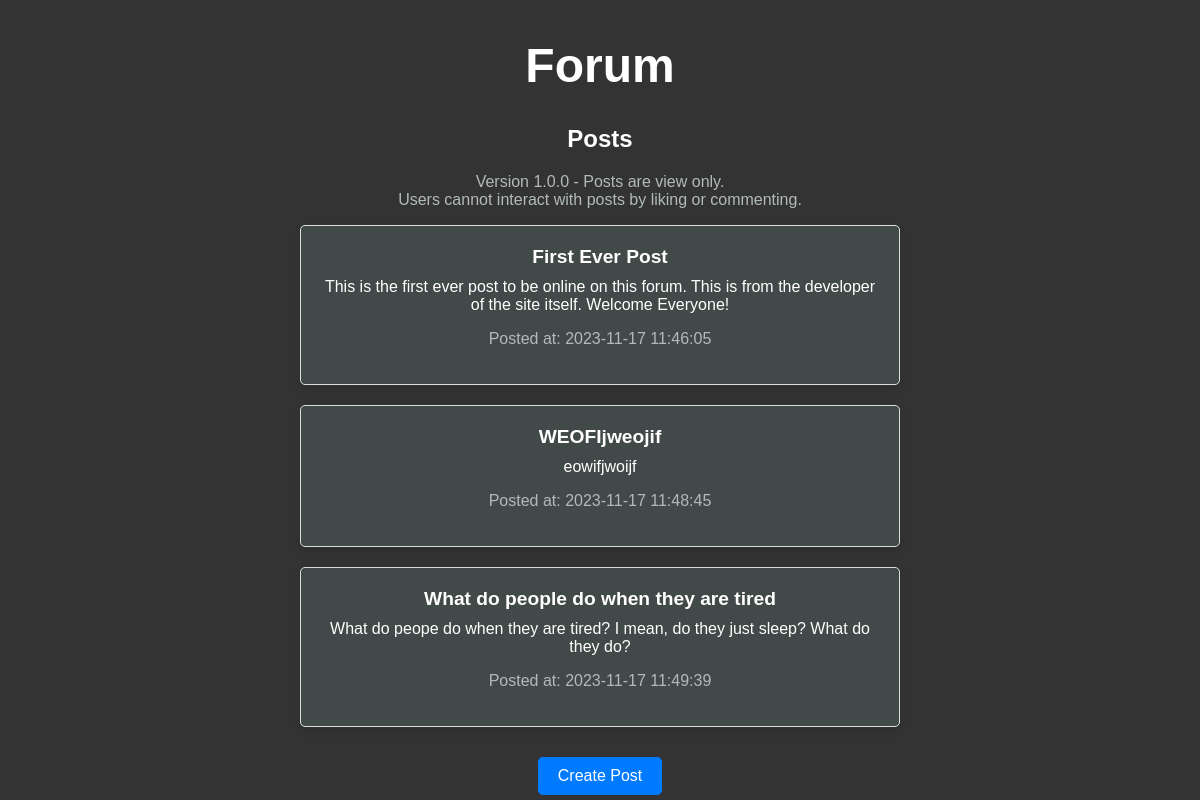
Before: / with the older database file.
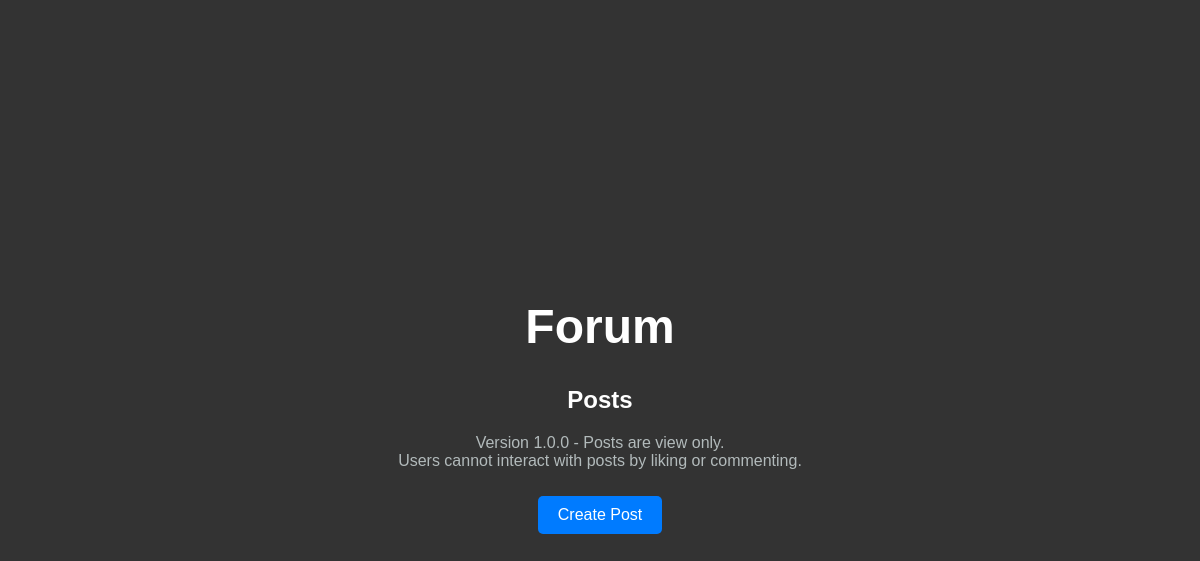
After: the same page with the newer database file.
### tables this page shows
CREATE TABLE posts
                (postID INTEGER PRIMARY KEY AUTOINCREMENT, 
                 title TEXT, 
                 content TEXT,
              date DATETIME DEFAULT CURRENT_TIMESTAMP );

### app.py (the view)
@app.route('/')
def index():
    create_db()
    connection = connect_db()
    cursor = connection.cursor()
    cursor.execute("SELECT * FROM posts")
    posts = cursor.fetchall()
    print(posts)
    if posts == "None":
        flash()
    connection.close()
    return render_template('index.html', posts=posts)

### app.py (called while the page is built)
def connect_db():
    return sqlite3.connect('posts.db')

def create_db():
    conn = connect_db()
    c = conn.cursor()
    c.execute('''CREATE TABLE IF NOT EXISTS posts
                (postID INTEGER PRIMARY KEY AUTOINCREMENT,
                 title TEXT,
                 content TEXT,
              date DATETIME DEFAULT CURRENT_TIMESTAMP )''') # Add userID later
    conn.commit()
    conn.close()

### templates/index.html (shortened to what this page needs)
<!DOCTYPE html>
<html>
<head>
    <link rel="stylesheet" href="{{ url_for('static', filename='style.css') }}">
</head>
<body>
    <div class="content-container">
        <h1>Forum</h1>
        <h2>Posts</h2>
        <h3>Version 1.0.0 - Posts are view only.<br> Users cannot interact with posts by liking or commenting.</h3>
        <ul>
            {% for post in posts %}
            <li>
                <strong>{{ post[1] }}</strong>
                <p class="post-content">{{ post[2] }}</p>
                <p class="post-date">Posted at: {{ post[3] }}</p>
            </li>
            {% endfor %}
        </ul>
        <a href="{{ url_for('post') }}" class="create-post-link">Create Post</a>
    </div>
</body>
</html>

### static/style.css (style rules this page uses)
body { font-family: Arial, sans-serif; margin: 0; display: flex; flex-direction: column; align-items: center; justify-content: center; min-height: 100vh; background-color: #333; }
.content-container { text-align: center; max-width: 600px; margin: auto; }
h1 { color:white; font-size: 3em; }
h2 { color: white; }
h3 { color:#B2BABB; font-size:1em; font-weight: 100; }
a { color: #007BFF; text-decoration: none; display: inline-block; margin-top: 10px; padding: 10px 20px; background-color: #007BFF; color: #fff; border-color: #007BFF; border-radius: 5px; }
a.create-post-link { color: #007BFF; text-decoration: none; display: inline-block; margin-top: 10px; padding: 10px 20px; background-color: #007BFF; color: #fff; border-color: #007BFF; border-radius: 5px; }

Changed rows visible on the page:
removed posts: title "First Ever Post", content "This is the first ever post to be online on this forum. This is from the developer of the site itself. Welcome Everyone!", date "2023-11-17 11:46:05"
removed posts: title "WEOFIjweojif", content "eowifjwoijf", date "2023-11-17 11:48:45"
removed posts: title "What do people do when they are tired", content "What do peope do when they are tired? I mean, do they just sleep? What do they do?", date "2023-11-17 11:49:39"
